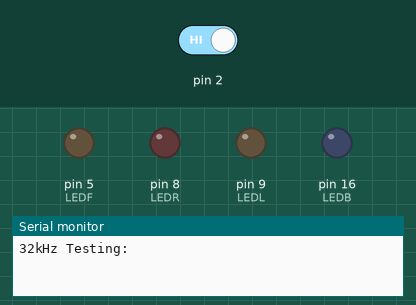
A sketch run on a simulated Arduino Uno, built with avr-gcc and run on an emulated ATmega328P. Parts: output pins drawn as LEDs (lit = HIGH), the last lines printed to the serial monitor. The inputs (shaded band) are chosen by the test bench; at power-on: pin 2 HIGH. Sleep ends after the set time or at an interrupt.

Above: at 1.2 s.
1.3 s: pin 2 driven LOW
At 1.7 s:
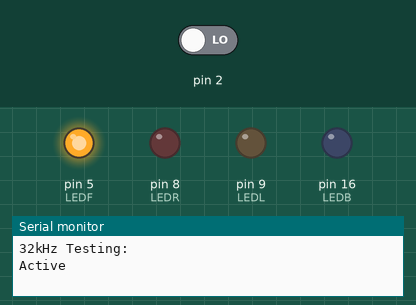
Timing chart, 0 to 4.3 s (numbered marks = the images above; inputs shaded):
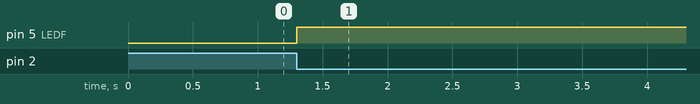

Measured:
- after the input at 1.3 s, pin 5 (LEDF): LOW → HIGH at once

The sketch:

TestSleep.ino
```cpp
///////////////////////////////////////////////////////
///   ATTENTION : kill le Blueduino !               ///
///////////////////////////////////////////////////////


#include <avr/sleep.h> //Needed for sleep_mode
#include <avr/power.h> //Needed for powering down perihperals such as the ADC/TWI and Timers

#define TRUE 1
#define FALSE 0

#define LEDF 5
#define LEDB 16
#define LEDR 8
#define LEDL 9

int active = FALSE;

//The very important 32.686kHz interrupt handler
/*SIGNAL(TIMER2_OVF_vect){
  //seconds++;
  seconds += 8; //We sleep for 8 seconds instead of 1 to save more power
  //We don't update minutes and hours here to save power
  //Instead, we update the minutes and hours when you hit the display button
}*/

//The interrupt occurs when you push the button
SIGNAL(INT0_vect){
  //When you hit the button, we will need to display the time
  if(active == FALSE) active = TRUE;
}

void setup() {
  //To reduce power, setup all pins as inputs with no pullups
  for(int x = 1 ; x < 18 ; x++){
    pinMode(x, INPUT);
    digitalWrite(x, LOW);
  }

  pinMode(6, INPUT); //This is the main button, tied to INT0
  digitalWrite(6, HIGH); //Enable internal pull up on button

  pinMode(LEDF, OUTPUT);
  pinMode(LEDB, OUTPUT);
  pinMode(LEDL, OUTPUT);
  pinMode(LEDR, OUTPUT);
  digitalWrite(LEDF, LOW);
  digitalWrite(LEDB, LOW);
  digitalWrite(LEDL, LOW);
  digitalWrite(LEDR, LOW);

  //These pins are used to control the display

  //These are PWM pins

  //Power down various bits of hardware to lower power usage
  set_sleep_mode(SLEEP_MODE_PWR_SAVE);
  sleep_enable();

  //Shut off ADC, TWI, SPI, Timer0, Timer1

  ADCSRA &= ~(1<<ADEN); //Disable ADC
  ACSR = (1<<ACD); //Disable the analog comparator
  DIDR0 = 0x3F; //Disable digital input buffers on all ADC0-ADC5 pins
  DIDR1 = (1<<AIN1D)|(1<<AIN0D); //Disable digital input buffer on AIN1/0

  power_twi_disable();
  power_spi_disable();
  power_usart0_disable();
  power_timer0_disable(); //Needed for delay_ms
  power_timer1_disable();
  //power_timer2_disable(); //Needed for asynchronous 32kHz operation

  //Setup TIMER2
 /* TCCR2A = 0x00;
  //TCCR2B = (1<<CS22)|(1<<CS20); //Set CLK/128 or overflow interrupt every 1s
  TCCR2B = (1<<CS22)|(1<<CS21)|(1<<CS20); //Set CLK/1024 or overflow interrupt every 8s
  ASSR = (1<<AS2); //Enable asynchronous operation
  TIMSK2 = (1<<TOIE2); //Enable the timer 2 interrupt
  */

  //Setup external INT0 interrupt
  EICRA = (1<<ISC01); //Interrupt on falling edge
  EIMSK = (1<<INT0); //Enable INT0 interrupt

  //System clock futzing
  //CLKPR = (1<<CLKPCE); //Enable clock writing
  //CLKPR = (1<<CLKPS3); //Divid the system clock by 256

  Serial.begin(9600);
  Serial.println("32kHz Testing:");

  sei(); //Enable global interrupts
}

void loop() {


  if(active == TRUE) {
    Serial.println("Active");

    digitalWrite(LEDF, HIGH);
    delay(500);
    digitalWrite(LEDF, LOW);

    //active = FALSE;
  }
  else
    sleep_mode(); //Stop everything and go to sleep. Wake up if the Timer2 buffer overflows or if you hit the button
}
```
